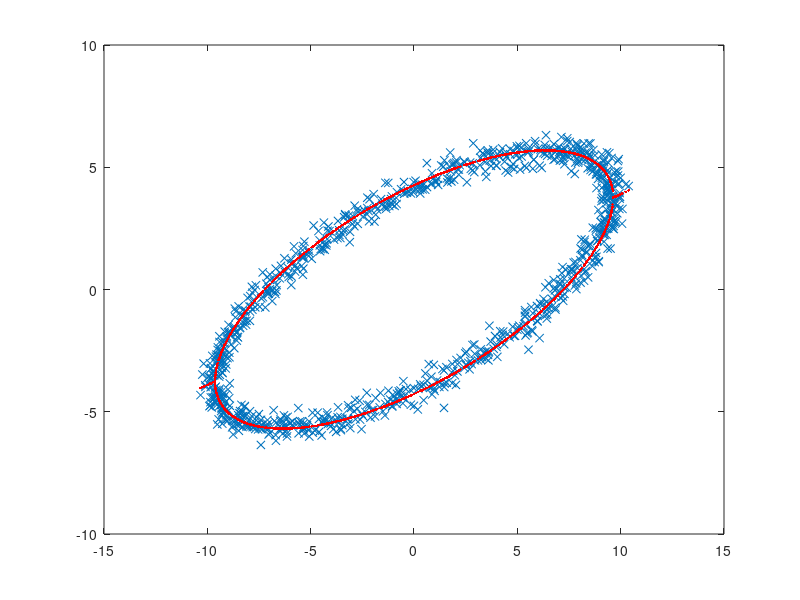

The MATLAB script that drew this image:
d = load('Ellipse.mat');

% State the phi matrix
phi = [d.xn'.^2 , d.yn'.^2 , d.xn', d.yn', d.xn'.*d.yn'];
%plot(d.yn)
%plot(d.xn, d.yn, '.');

% Compute the theta coef
theta = (phi' * phi)^-1 * phi' * ones(1, d.N)';

a = ones(d.N,1)*theta(2);
b = ones(d.N,1)*theta(4) + theta(5)*d.xn';
c = theta(1) * d.xn'.^2 + theta(3)*d.xn' - ones(d.N,1);
Delta = b.^2 - 4.*a.*c;

yoptp = (-b + sqrt(Delta))./(2*a);  %val pos 

yoptn = (-b - sqrt(Delta))./(2*a);  %val neg


plot(d.xn, d.yn, 'x', d.xn, yoptp, '.r', d.xn, yoptn, '.r')


